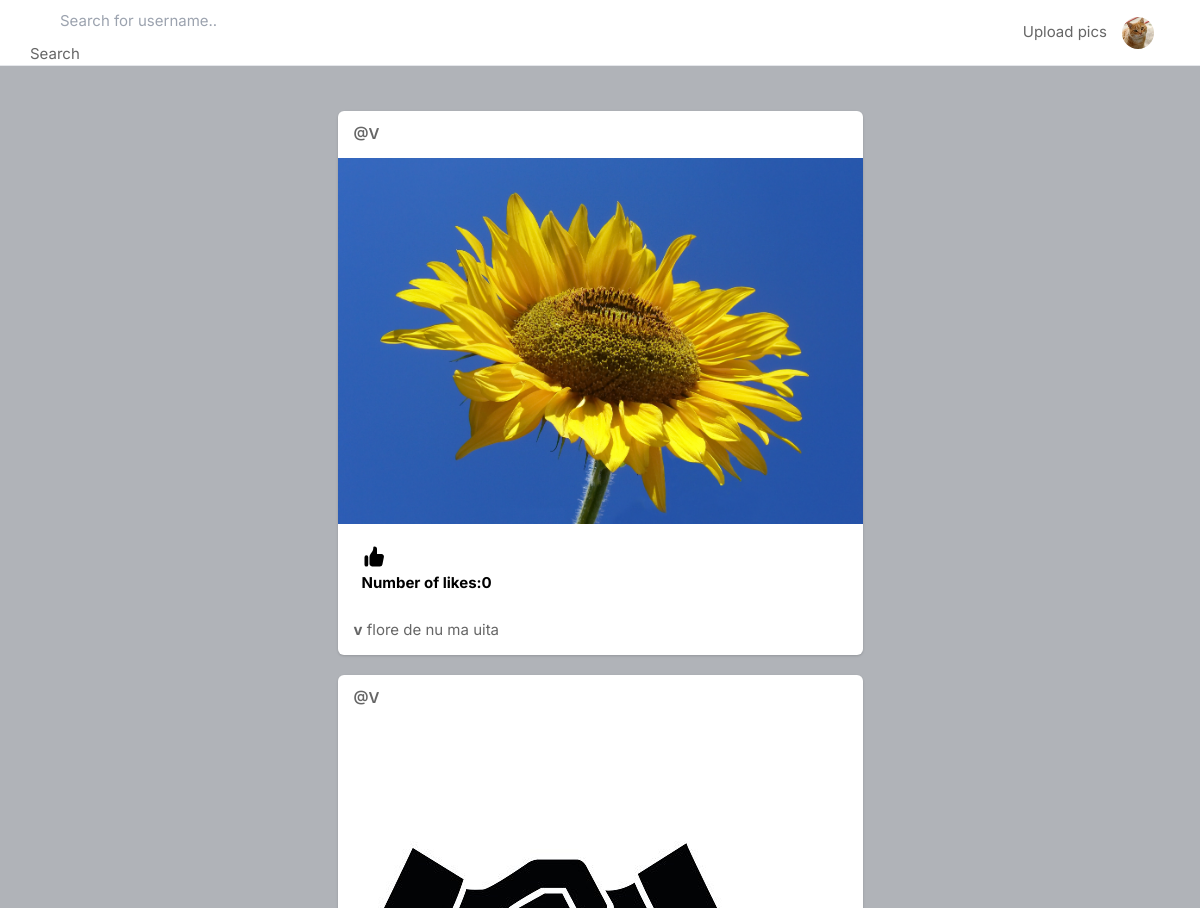
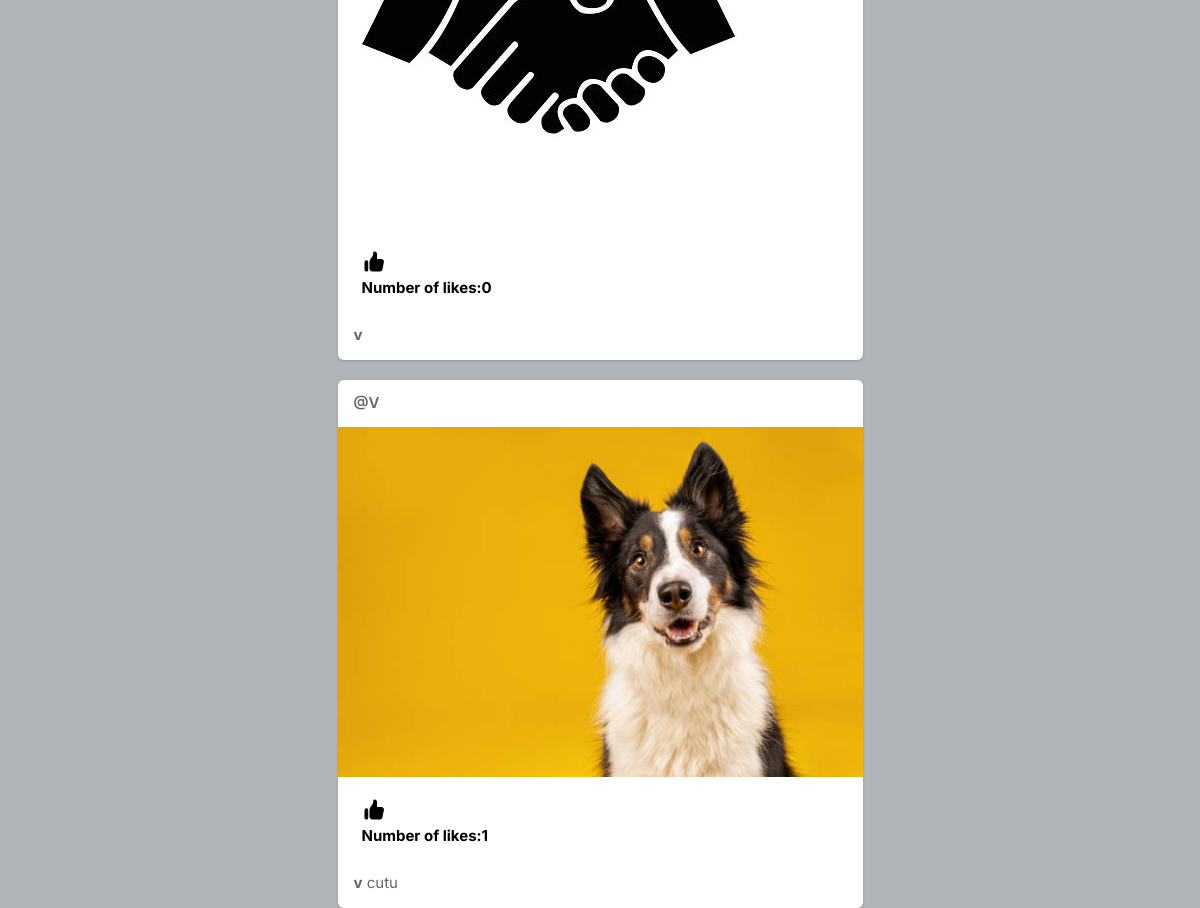
The page / (signed in) on the database its author committed (2 pictures, top to bottom).
### core/models.py (models this page shows, shortened)
class Profile(models.Model):
    user = models.ForeignKey(User, on_delete=models.CASCADE)
    id_user = models.IntegerField()
    bio = models.TextField(blank=True)
    profileimg = models.ImageField(upload_to='profile_images', default='blank-profile-picture.png')
    location = models.CharField(max_length=100, blank=True)

class Post(models.Model):
    id = models.UUIDField(primary_key=True, default=uuid.uuid4)
    user = models.CharField(max_length=500)
    image = models.ImageField(upload_to='post_images')
    caption = models.TextField()
    created_at = models.DateTimeField(default=datetime.now)
    no_of_likes = models.IntegerField(default=0)

### core/views.py (the view)
# urls.py: path('', views.index, name='index'),
def index(request):
    if request.user.is_authenticated:
        pass
    else:
        return redirect('signin')
    user_object = User.objects.get(username=request.user.username)
    user_profile = Profile.objects.get(user=user_object)
    following_list = []
    feed = []
    following = FollowersCount.objects.filter(follower=request.user.username)
    for users in following:
        following_list.append(users.user)
    for usernames in following_list:
        feed_list = Post.objects.filter(user=usernames)
        feed.append(feed_list)
    feed_list = list(chain(*feed))
    posts = Post.objects.all()
    return render(request, 'index.html', {'user_profile': user_profile, 'posts': feed_list})

### templates/index.html (shortened to what this page needs)
{% load static %}
<!DOCTYPE html>
<html lang="en">
<head>
    <link rel="stylesheet" href="{% static 'assets/css/icons.css' %}">
    <link rel="stylesheet" href="{% static 'assets/css/uikit.css' %}">
    <link rel="stylesheet" href="{% static 'assets/css/style.css' %}">
    <link rel="stylesheet" href="{% static 'assets/css/tailwind.css' %}">
</head>
<body>
            <header>
                <div class="header_inner">
                    <form action="/search" method="POST">
                    <div class="left-side">
                        <div class="header_search">
                            <input name="username" type="text" placeholder="Search for username..">
                            <button type="submit">Search</button>
                        </form>
                        </div>
                    <div class="right-side lg:pr-4">
                        <button>Upload pics</button>
                        <a href="#">
                            <img src="{{user_profile.profileimg.url}}" class="header-avatar" alt="">
                        </a>
                    </div>
            </header>
            <div class="container m-auto">
                <div class="lg:flex justify-center lg:space-x-10 lg:space-y-0 space-y-5">
                    <div class="space-y-5 flex-shrink-0 lg:w-7/12">
                        {% for post in posts reversed %}
                        <div class="bg-white shadow rounded-md  -mx-2 lg:mx-0">
                            <div class="flex justify-between items-center px-4 py-3">
                                <div class="flex flex-1 items-center space-x-4">
                                    <span class="block capitalize font-semibold "> <a href="/profile/{{post.user}}">@{{post.user}}</a></span>
                                </div>
                            </div>
                            <div uk-lightbox>
                                <a href="{{post.image.url}}">
                                    <img src="{{post.image.url}}" alt="">
                                </a>
                            </div>
                            <div class="py-3 px-4 space-y-3">
                                <div class="flex space-x-4 lg:font-bold">
                                    <a href="/like-post?post_id={{post.id}}" class="flex items-center space-x-2">
                                        <div class="p-2 rounded-full text-black">
                                            <p>Number of likes:{{post.no_of_likes}}</p>
                                        </div>
                                    </a>
                                </div>
                                <p>
                                    <a href="/profile/{{post.user}}"><b>{{post.user}}</b></a> {{post.caption}}
                                </p>
                            </div>
                        </div>
                        {% endfor %}
                    </div>
                </div>
            </div>
</body>
</html>

### static/assets/css/style.css (style rules this page uses)
body { background-color: #B0B3B8!important; }
button { vertical-align: middle; }
input { height: 48px; line-height: 48px; padding: 0 20px; outline: none; font-size: 15px; color: #808080; max-width: 100%; width: 100%; -webkit-box-sizing: border-box; box-sizing: border-box; display: block; font-weight: 400; opacity: 1; border-radius: 4px; border: none; -webkit-box-shadow: 0 1px 4px 0px rgba(0, 0, 0, 0.12); box-shadow: 0 1px 4px 0px rgba(0, 0, 0, 0.12); }
input[type="text"], input[type="password"], input[type="email"], input[type="number"] { height: 48px; line-height: 48px; padding: 0 20px; outline: none; font-size: 15px; color: #808080; max-width: 100%; width: 100%; -webkit-box-sizing: border-box; box-sizing: border-box; display: block; font-weight: 400; opacity: 1; border-radius: 4px; border: none; -webkit-box-shadow: 0 1px 4px 0px rgba(0, 0, 0, 0.12); box-shadow: 0 1px 4px 0px rgba(0, 0, 0, 0.12); }
input { -webkit-transition: all 0.1s ease-in-out; transition: all 0.1s ease-in-out; }
::placeholder { color: #808080; opacity: 1; }
button { border: none; margin: 0; padding: 0; width: auto; overflow: visible; background: transparent; color: inherit; font: inherit; line-height: normal; cursor: pointer; }
a { color: #be185d; -webkit-transition: 0.3s; transition: 0.3s; outline: none !important; }
button { outline: none !important; }
img { max-width: 100%; }
body { color: #666; font-size: 15px; line-height: 27px; background-color: #f0f2f5; font-family: "Inter", sans-serif; text-transform: none; }
body p { font-size: 15px; line-height: 27px; }
input[type="text"], input[type="password"], input[type="email"] { font-family: "Inter", sans-serif; text-transform: none; }
button, body .pac-container { font-family: "Inter", sans-serif; text-transform: none; }
b, strong { font-weight: 700 !important; }
@media (min-width: 1024px) { .container { max-width: 900px !important; padding-top: 45px; } }
header { background-color: #fff; left: 0; right: 0; top: 0; z-index: 99; height: 66px; display: -webkit-box; display: -ms-flexbox; display: flex; -webkit-box-align: center; -ms-flex-align: center; align-items: center; border-bottom: 1px solid #e5e7eb; }
header .header_inner { display: -webkit-box; display: -ms-flexbox; display: flex; -webkit-box-align: center; -ms-flex-align: center; align-items: center; max-width: 1090px; margin: auto; width: 100%; max-width: 100% !important; padding: 0 30px; }
header .header_inner .left-side { display: -webkit-box; display: -ms-flexbox; display: flex; -webkit-box-align: center; -ms-flex-align: center; align-items: center; }
header .header_inner .left-side .header_search { position: relative; }
header .header_inner .left-side .header_search input { margin: 0; height: 42px; -webkit-box-shadow: none; box-shadow: none; padding-left: 30px; width: 400px; background-color: transparent; }
header .header_inner .right-side { display: -webkit-box; display: -ms-flexbox; display: flex; -webkit-box-align: center; -ms-flex-align: center; align-items: center; -webkit-box-pack: end; -ms-flex-pack: end; justify-content: flex-end; margin-left: auto; }
header .header_inner .right-side .header-avatar { width: 32px; height: 32px; border-radius: 100%; margin-left: 15px; }

### rows shown on the page
Profile: profileimg (picture)
Post: user "V", image (picture), no_of_likes "0", user "v", caption "flore de nu ma uita"
Post: user "V", image (picture), no_of_likes "0", user "v"
Post: user "V", image (picture), no_of_likes "1", user "v", caption "cutu"
